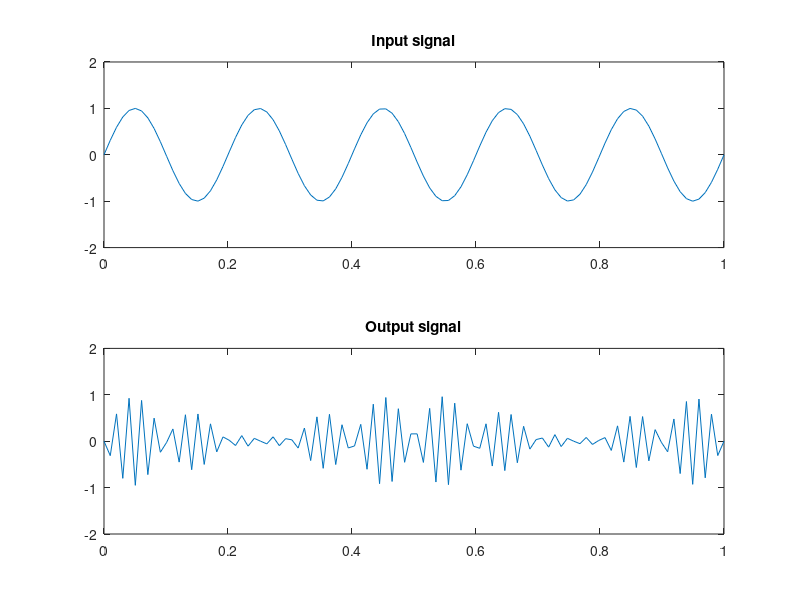

The MATLAB source for this figure:
%Energy compaction property
clc
clear all
close all
%Step 1: Signal generation
t=linspace(0,1,100);
x=sin(2*pi*5*t);
%Step 2: FFT of the signal
X=fft(x);
%Step 3: Zeroing of coefficients
X=[X(50:end),X(1:49)];
%Step 4: Taking Inverse FT
y=ifft(X);
%Step 5: Plotting the input and output
subplot(2,1,1),plot(t,x),axis([0 1 -2 2]),
title('Input signal')
subplot(2,1,2),plot(t,y),axis([0 1 -2 2]),
title('Output signal')
